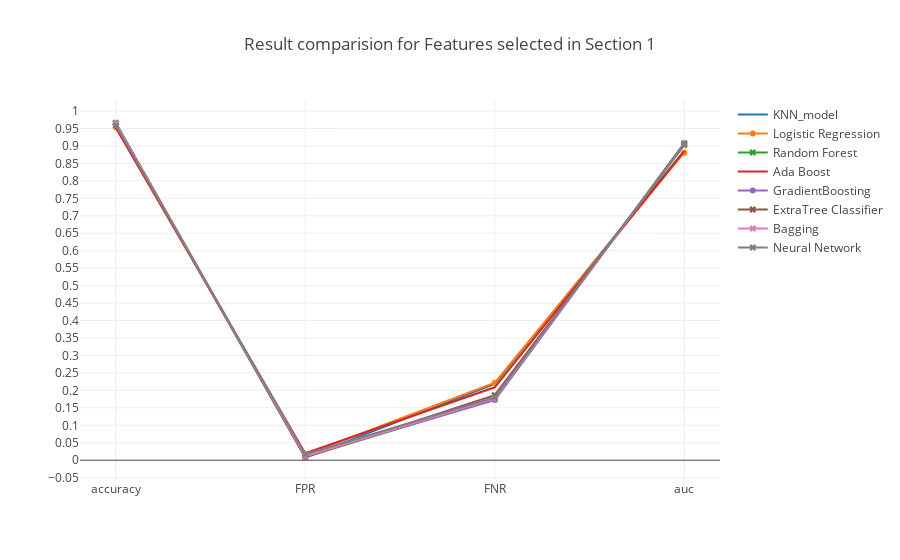

This figure's notebook cell:
### Markdown cell above
### <a id='1.A' style="text-decoration : none; color : #000000;"> A Results</a>

### Code cell
trace0 = go.Scatter(x=table_80_50_test.iloc[0].index.values[[0,5,6,7]],
                    y=table_80_50_test.iloc[0].values[[0,5,6,7]],
                    mode = 'lines',
                    name = 'KNN_model')

trace1 = go.Scatter(x=table_80_50_test.iloc[1].index.values[[0,5,6,7]],
                    y=table_80_50_test.iloc[1].values[[0,5,6,7]],
                    mode = 'lines+markers',
                    name = 'Logistic Regression')

trace2 = go.Scatter(x=table_80_50_test.iloc[2].index.values[[0,5,6,7]],
                    y=table_80_50_test.iloc[2].values[[0,5,6,7]],
                    mode = 'lines+markers',marker=dict(symbol='x'),
                    name = 'Random Forest')


trace3 = go.Scatter(x=table_80_50_test.iloc[3].index.values[[0,5,6,7]],
                    y=table_80_50_test.iloc[3].values[[0,5,6,7]],
                    mode = 'lines',
                    name = 'Ada Boost')

trace4 = go.Scatter(x=table_80_50_test.iloc[4].index.values[[0,5,6,7]],
                    y=table_80_50_test.iloc[4].values[[0,5,6,7]],
                    mode = 'lines+markers',
                    name = 'GradientBoosting')

trace5 = go.Scatter(x=table_80_50_test.iloc[5].index.values[[0,5,6,7]],
                    y=table_80_50_test.iloc[5].values[[0,5,6,7]],
                    mode = 'lines+markers',marker=dict(symbol='x'),
                    name = 'ExtraTree Classifier')

trace6 = go.Scatter(x=table_80_50_test.iloc[6].index.values[[0,5,6,7]],
                    y=table_80_50_test.iloc[6].values[[0,5,6,7]],
                    mode = 'lines+markers',marker=dict(symbol='x'),
                    name = 'Bagging')

trace7 = go.Scatter(x=table_80_50_test.iloc[7].index.values[[0,5,6,7]],
                    y=table_80_50_test.iloc[7].values[[0,5,6,7]],
                    mode = 'lines+markers',marker=dict(symbol='x'),
                    name = 'Neural Network')



data = [trace0, trace1, trace2, trace3, trace4, trace5, trace6, trace7]
layout = go.Layout(yaxis=dict(tick0=0,dtick=0.05),title='Result comparision for Features selected in Section 1')
fig = go.Figure(data=data, layout=layout)

iplot(fig, filename='Result')

### Figure 1 — Plotly figure (JSON) as saved in the notebook; plotly's stock layout.template omitted (floating-point values rounded to 4 significant figures)
{"data": [{"mode": "lines", "name": "KNN_model", "type": "scatter", "uid": "d3c88286-8bac-4396-804f-72443547ce4e", "x": ["accuracy", "FPR", "FNR", "auc"], "y": [0.9615, 0.007639, 0.2184, 0.887]}, {"mode": "lines+markers", "name": "Logistic Regression", "type": "scatter", "uid": "20bdb89b-1854-41fe-ada0-74a5e4a9d68a", "x": ["accuracy", "FPR", "FNR", "auc"], "y": [0.9538, 0.01603, 0.2221, 0.881]}, {"marker": {"symbol": "x"}, "mode": "lines+markers", "name": "Random Forest", "type": "scatter", "uid": "b174fbc2-a03e-46b9-bbb1-f95da937902b", "x": ["accuracy", "FPR", "FNR", "auc"], "y": [0.9665, 0.009267, 0.1746, 0.9081]}, {"mode": "lines", "name": "Ada Boost", "type": "scatter", "uid": "4138bcbd-0f82-4545-84e0-223ee55e7a77", "x": ["accuracy", "FPR", "FNR", "auc"], "y": [0.9524, 0.01991, 0.2089, 0.8856]}, {"mode": "lines+markers", "name": "GradientBoosting", "type": "scatter", "uid": "8b1120eb-25e6-48e3-8803-dba9c600f002", "x": ["accuracy", "FPR", "FNR", "auc"], "y": [0.9632, 0.01353, 0.1724, 0.907]}, {"marker": {"symbol": "x"}, "mode": "lines+markers", "name": "ExtraTree Classifier", "type": "scatter", "uid": "e0312b77-f3c3-4140-82de-4b40ace0be53", "x": ["accuracy", "FPR", "FNR", "auc"], "y": [0.9655, 0.008516, 0.1863, 0.9026]}, {"marker": {"symbol": "x"}, "mode": "lines+markers", "name": "Bagging", "type": "scatter", "uid": "242b49c5-1fc8-455f-aefd-99113a64fe2b", "x": ["accuracy", "FPR", "FNR", "auc"], "y": [0.9644, 0.0114, 0.1768, 0.9059]}, {"marker": {"symbol": "x"}, "mode": "lines+markers", "name": "Neural Network", "type": "scatter", "uid": "8c9a0a52-c497-432b-880c-e2b67dd389bf", "x": ["accuracy", "FPR", "FNR", "auc"], "y": [0.9592, 0.01703, 0.1797, 0.9059]}], "layout": {"title": "Result comparision for Features selected in Section 1", "yaxis": {"dtick": 0.05, "tick0": 0}}}
